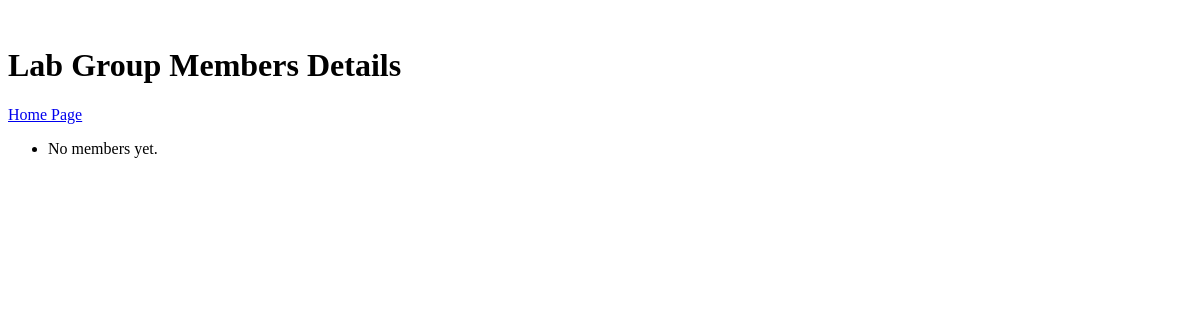
Page /lab-group/ on the earlier database version.
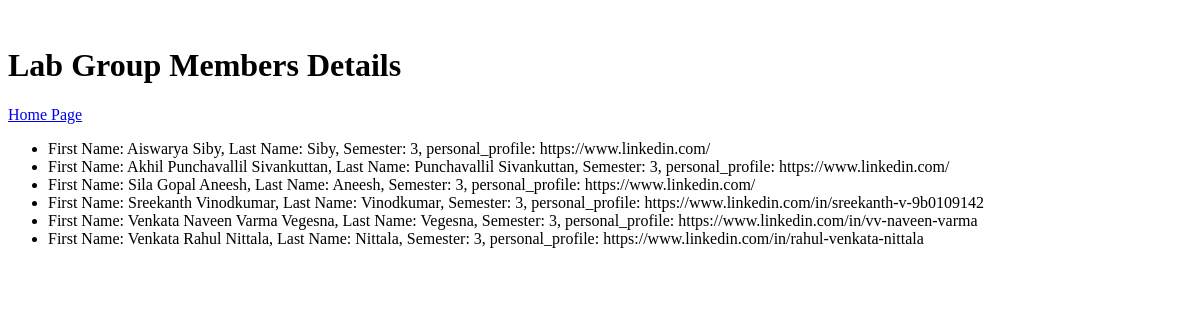
Same page on the later database version.
### carapp/models.py (models this page shows, shortened)
class LabGroupMember(models.Model):
    first_name = models.CharField(max_length=100)
    last_name = models.CharField(max_length=100)
    semester = models.IntegerField()
    url = models.URLField()
    class Meta:
        ordering = ['first_name']

### carapp/views.py (the view)
# urls.py: path('lab-group/', views.LabGroupMembersView.as_view(), name='lab_group_members'),
class LabGroupMembersView(ListView):
    model = LabGroupMember
    template_name = "labgroupmembers_list.html"
    def get_context_data(self, **kwargs):
        members = super().get_context_data(**kwargs)
        return members

### carapp/templates/carapp/labgroupmember_list.html
﻿<!DOCTYPE html>
<html>
<head></head>
<body>
    <h1>Lab Group Members Details</h1>
    <p><a href="{% url 'carapp:homepage' %}">Home Page</a></p>
    <ul>
        {% for member in object_list %}
            <li>
                First Name: {{ member.first_name }} {{ member.last_name }},
                Last Name: {{ member.last_name }},
                Semester: {{ member.semester }},
                personal_profile: {{ member.url }}
            </li>
        {% empty %}
            <li>No members yet.</li>
        {% endfor %}
    </ul>
</body>
</html>

Differences in the rows shown:
added LabGroupMember: first_name "Aiswarya", last_name "Siby", semester "3", url "https://www.linkedin.com/"
added LabGroupMember: first_name "Akhil", last_name "Punchavallil Sivankuttan", semester "3", url "https://www.linkedin.com/"
added LabGroupMember: first_name "Sila Gopal", last_name "Aneesh", semester "3", url "https://www.linkedin.com/"
added LabGroupMember: first_name "Sreekanth", last_name "Vinodkumar", semester "3", url "https://www.linkedin.com/in/sreekanth-v-9b0109142"
added LabGroupMember: first_name "Venkata Naveen Varma", last_name "Vegesna", semester "3", url "https://www.linkedin.com/in/vv-naveen-varma"
added LabGroupMember: first_name "Venkata Rahul", last_name "Nittala", semester "3", url "https://www.linkedin.com/in/rahul-venkata-nittala"
Other differences:
text no longer shown: "No members yet."
